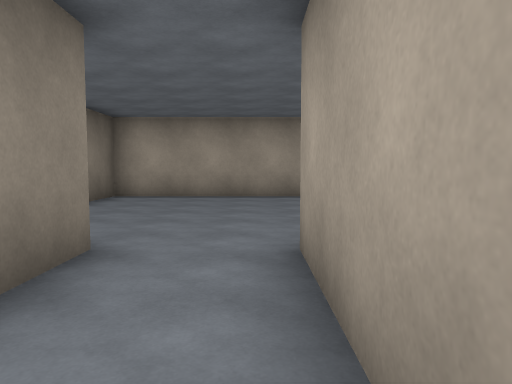
View 1 (above)

16 first-person views from a walk through a Unity game level. The camera is 1.5 m above the floor, tilts 4° down and sees 70° across. The floor is counted in squares, 2 m on a side. Each view is taken from the middle of a square. On the plan, view 1 faces up. The plan holds only what a view shows up to about 11 squares ahead; the rest is blank. The player is left out. Some surface patterns are stand-ins.

View 2
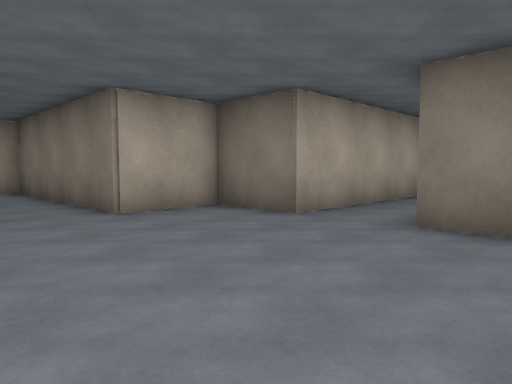

View 3
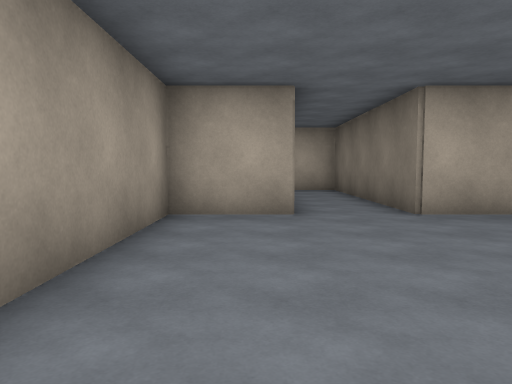

View 4
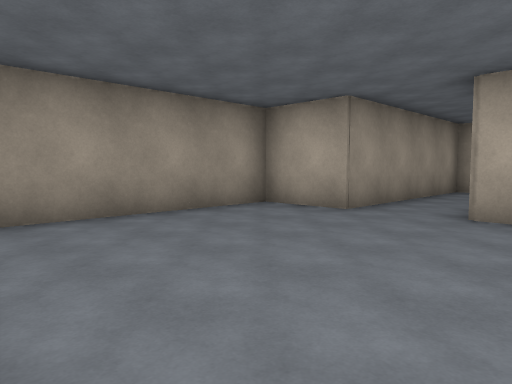

View 5
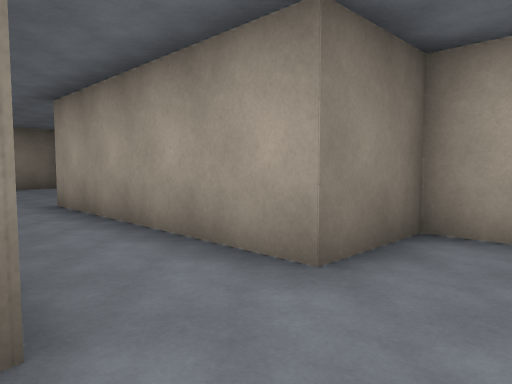

View 6
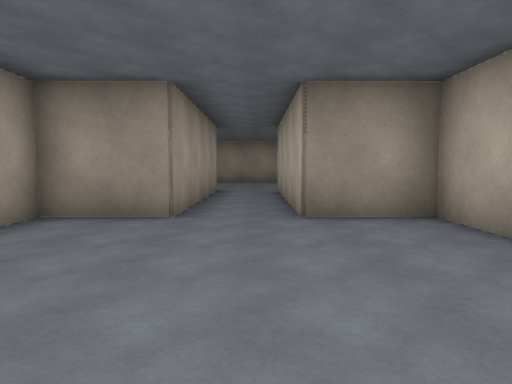

View 7
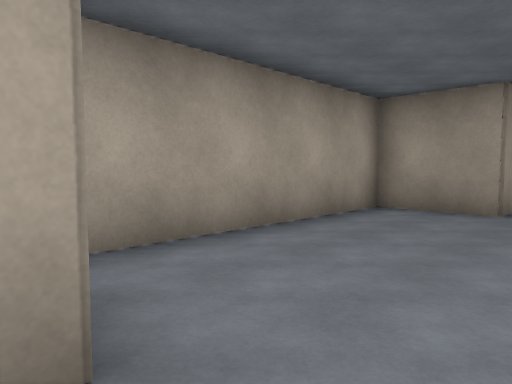

View 8
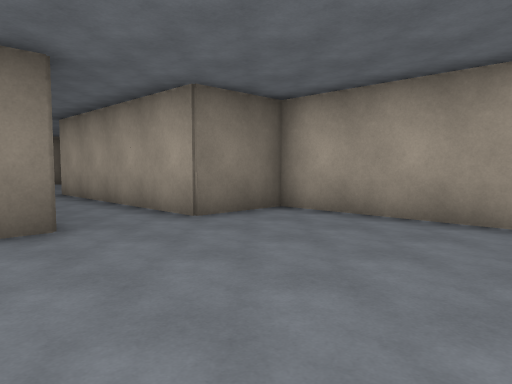

View 9
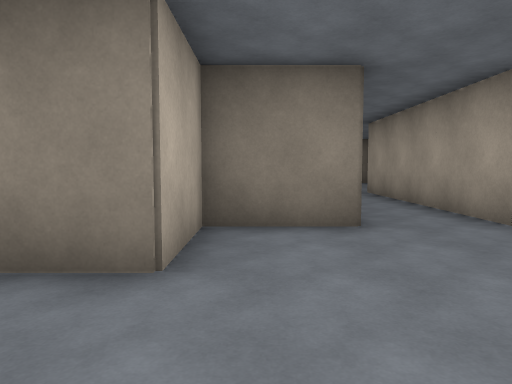

View 10
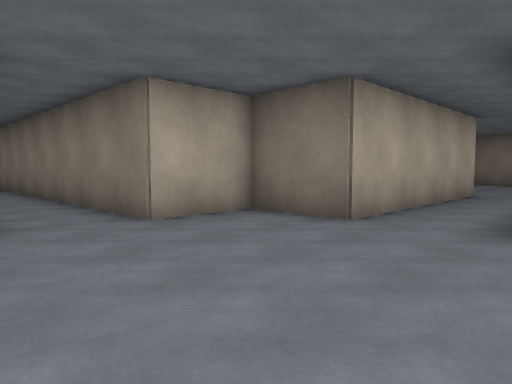

View 11
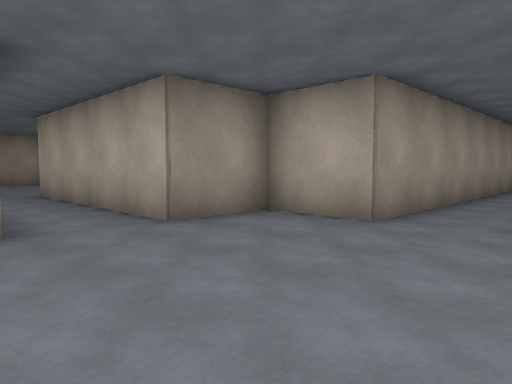

View 12
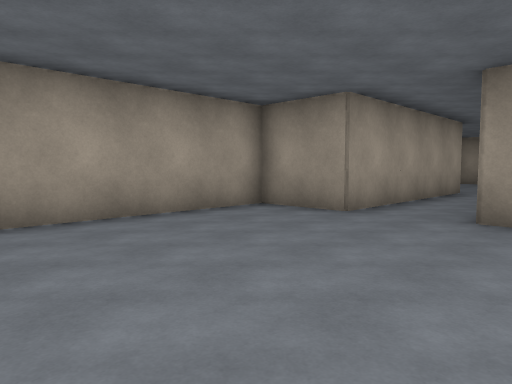

View 13
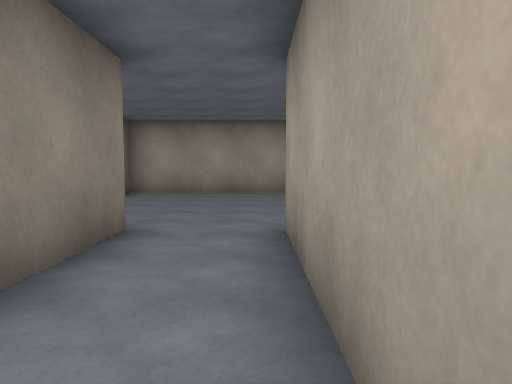

View 14
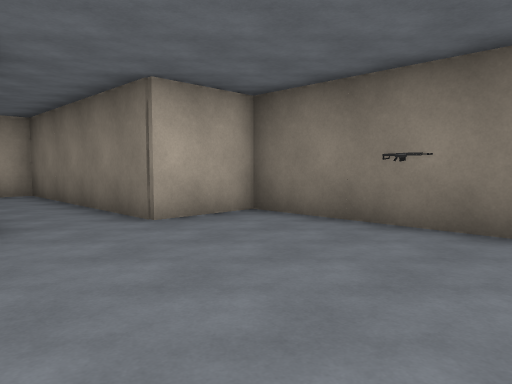

View 15
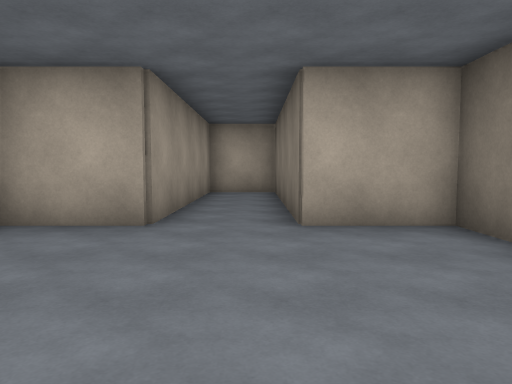

View 16
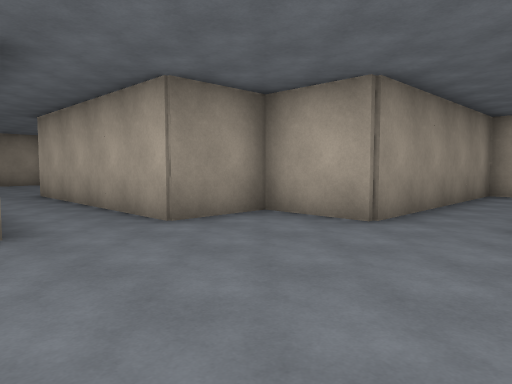

### Floor plan
Points are (right, up) in squares from view 1. A wall is a line through its corners. A room is listed if a view was taken in it or the views show most of it. See-through windows are left out.
Room 1 (views 1, 2, 3, 4, 5)
walls: (1.1, 9.2) (-3.6, 9.2) (-3.6, 7.2) (-9.6, 7.2); (-9.6, 5.3) (-3.6, 5.3) (-3.6, 3.3) (-1.5, 3.3) (-1.5, -2.6) (0.4, -2.6) (0.4, 3.3) (2.4, 3.3) (2.4, 8.1)
ways out: opening at (-9, 6.5) to room 2
Room 2 (views 6, 7, 8, 9, 10, 11)
walls: (-9.6, 7.2) (-9.6, 9.2) (-15.5, 9.2) (-15.5, 7.2) (-21.6, 7.2); (-11.6, 3.3) (-9.6, 3.3) (-9.6, 5.3); (-21.6, 5.3) (-15.5, 5.3) (-15.5, 3.3) (-13.5, 3.3)
ways out: opening at (-9, 6.5) to room 1; opening at (-21, 6.5) to room 3; opening at (-12.5, 3.5)
Room 3 (views 12, 13, 14, 15, 16)
walls: (-27.5, 7.2) (-27.5, 3.3) (-25.6, 3.3) (-25.6, -2.6) (-23.7, -2.6) (-23.7, 3.3) (-21.6, 3.3) (-21.6, 5.3); (-21.6, 7.2) (-21.6, 9.2) (-27.5, 9.2) (-27.5, 8.8)
ways out: opening at (-21, 6.5) to room 2

Where each view was taken, in squares from view 1:
view 1: 0 up, 0 right, facing up
view 2: 9 up, 1 right, facing down-left
view 3: 9 up, 1 right, facing down
view 4: 9 up, 3 left, facing down-right
view 5: 5 up, 2 left, facing up-left
view 6: 6 up, 15 left, facing right
view 7: 6 up, 16 left, facing up-right
view 8: 4 up, 11 left, facing up-left
view 9: 4 up, 11 left, facing left
view 10: 8 up, 11 left, facing down-left
view 11: 8 up, 14 left, facing down-right
view 12: 4 up, 27 left, facing up-right
view 13: 1 down, 24 left, facing up
view 14: 8 up, 23 left, facing down-left
view 15: 8 up, 25 left, facing down
view 16: 8 up, 26 left, facing down-right
